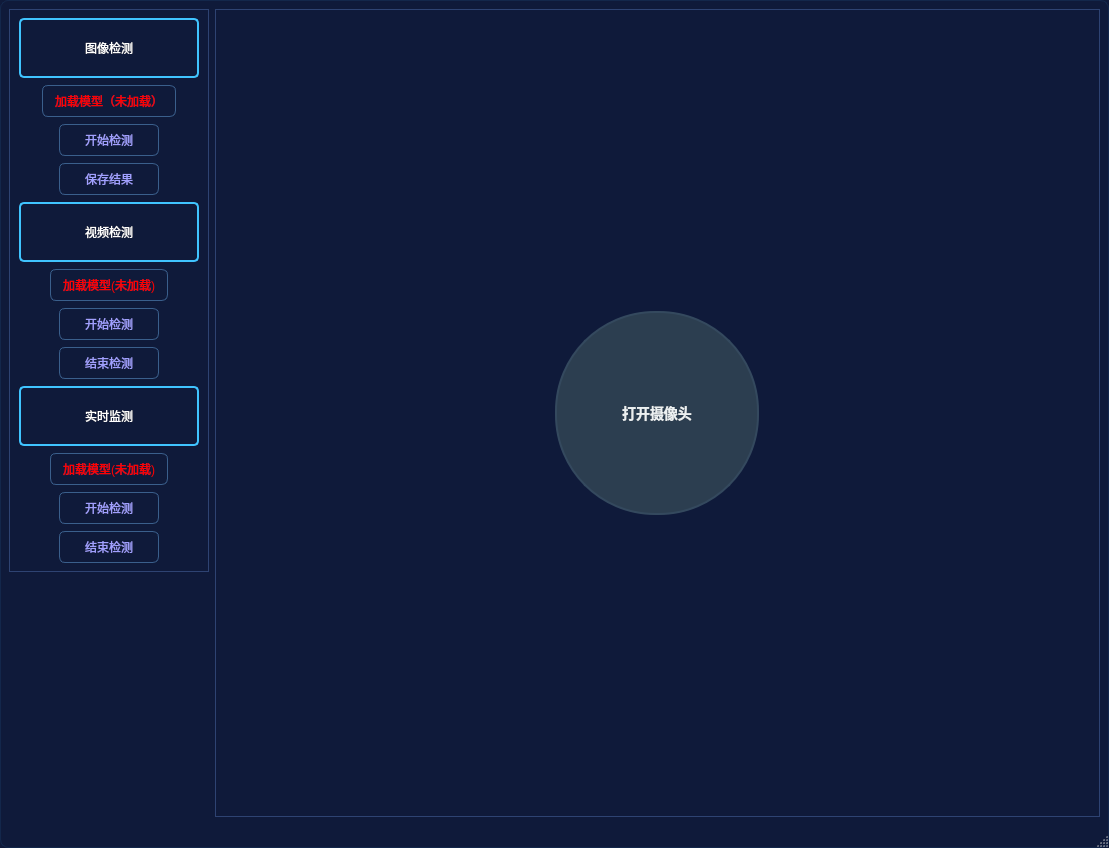
<?xml version="1.0" encoding="UTF-8"?>
<ui version="4.0">
 <class>MainWindow</class>
 <widget class="QMainWindow" name="MainWindow">
  <property name="geometry">
   <rect>
    <x>0</x>
    <y>0</y>
    <width>1109</width>
    <height>848</height>
   </rect>
  </property>
  <property name="sizePolicy">
   <sizepolicy hsizetype="Fixed" vsizetype="Fixed">
    <horstretch>0</horstretch>
    <verstretch>0</verstretch>
   </sizepolicy>
  </property>
  <property name="windowTitle">
   <string>MainWindow</string>
  </property>
  <property name="styleSheet">
   <string notr="true">#MainWindow {
    background-color: #0F1A3A;
    background-image: radial-gradient(circle, #1E3A8A 15%, transparent 15%),
                      radial-gradient(circle, #1E3A8A 15%, transparent 15%);
    background-position: 0 0, 20px 20px;
    border: 1px solid #13274B;
    border-radius: 8px;
            
}
#MainWindow::title {
    background-color: #0F1A3A;
            
}
#MainWindow:hover {
	    background-color: #13274B;
    border: 1px solid #1E3A8A;
}
#option {
border: 1px solid #2E4372;
}
#display {
border: 1px solid #2E4372;
}
#start_video {
	background-color: #2C3E50;
    border: 2px solid #34495E;
    border-radius: 100px;
    color: #ECF0F1;
    font-size: 14px;
    font-weight: bold;
    min-width: 200px;
    min-height: 200px;
    text-align: center;
    qproperty-iconSize: 32px;
}
#start_video:hover {
    background-color: #34495E;
    border: 2px solid #2C3E50;
}
#start_video:pressed {
    background-color: #1F2B38;
    border: 2px solid #2C3E50;
}

#select_image {
	background-color: #2C3E50;
    border: 2px solid #34495E;
    border-radius: 8px;
    color: #ECF0F1;
    font-size: 14px;
    font-weight: bold;
    padding: 12px 24px;
    min-width: 100px;
    min-height: 100px;
    text-align: center;
    qproperty-iconSize: 32px;
}
#select_image:hover {
    background-color: #34495E;
    border: 2px solid #2C3E50;
}
#select_image:pressed {
    background-color: #1F2B38;
    border: 2px solid #2C3E50;
}

#select_foler {
	background-color: #2C3E50;
    border: 2px solid #34495E;
    border-radius: 8px;
    color: #ECF0F1;
    font-size: 14px;
    font-weight: bold;
    padding: 12px 24px;
    min-width: 100px;
    min-height: 100px;
    text-align: center;
    qproperty-iconSize: 32px;
}
#select_foler:hover {
    background-color: #34495E;
    border: 2px solid #2C3E50;
}

#select_foler:pressed {
    background-color: #1F2B38;
    border: 2px solid #2C3E50;
}

#select_video {
	background-color: #2C3E50;
    border: 2px solid #34495E;
    border-radius: 8px;
    color: #ECF0F1;
    font-size: 14px;
    font-weight: bold;
    padding: 12px 24px;
    min-width: 100px;
    min-height: 100px;
    text-align: center;
    qproperty-iconSize: 32px;
}
#select_video:hover {
    background-color: #34495E;
    border: 2px solid #2C3E50;
}

#select_video:pressed {
    background-color: #1F2B38;
    border: 2px solid #2C3E50;
}

#image_button {
            background-color: qlineargradient(
                x1:0, y1:0, x2:1, y2:0,
                stop:0 #1a237e, stop:0.3 #283593, stop:0.6 #3949ab, stop:1 #536dfe);
            color: #ffffff;
            border: 2px solid #40c4ff;
            border-radius: 5px;
            font: bold 16px 'Arial';
            padding: 10px 20px;
            text-transform: uppercase;
            
}
#image_button:hover {
	            background-color: qlineargradient(
                x1:0, y1:0, x2:1, y2:0,
                stop:0 #283593, stop:0.3 #3949ab, stop:0.6 #536dfe, stop:1 #7c4dff);
            border: 2px solid #64ffda;
}
#image_button:pressed {
	            background-color: qlineargradient(
                x1:0, y1:0, x2:1, y2:0,
                stop:0 #0d47a1, stop:1 #1a237e);
            border: 2px solid #00bcd4;
            padding: 12px 22px 8px 18px;
}
#video_button {
            background-color: qlineargradient(
                x1:0, y1:0, x2:1, y2:0,
                stop:0 #1a237e, stop:0.3 #283593, stop:0.6 #3949ab, stop:1 #536dfe);
            color: #ffffff;
            border: 2px solid #40c4ff;
            border-radius: 5px;
            font: bold 16px 'Arial';
            padding: 10px 20px;
            text-transform: uppercase;
            
}
#video_button:hover {
		            background-color: qlineargradient(
                x1:0, y1:0, x2:1, y2:0,
                stop:0 #283593, stop:0.3 #3949ab, stop:0.6 #536dfe, stop:1 #7c4dff);
            border: 2px solid #64ffda;
}
#video_button:pressed {
	            background-color: qlineargradient(
                x1:0, y1:0, x2:1, y2:0,
                stop:0 #0d47a1, stop:1 #1a237e);
            border: 2px solid #00bcd4;
            padding: 12px 22px 8px 18px;
}
#moniter_button {
            background-color: qlineargradient(
                x1:0, y1:0, x2:1, y2:0,
                stop:0 #1a237e, stop:0.3 #283593, stop:0.6 #3949ab, stop:1 #536dfe);
            color: #ffffff;
            border: 2px solid #40c4ff;
            border-radius: 5px;
            font: bold 16px 'Arial';
            padding: 10px 20px;
            text-transform: uppercase;
            
}
#moniter_button:hover {
            background-color: qlineargradient(
                x1:0, y1:0, x2:1, y2:0,
                stop:0 #283593, stop:0.3 #3949ab, stop:0.6 #536dfe, stop:1 #7c4dff);
            border: 2px solid #64ffda;
}
#moniter_button:pressed {
            background-color: qlineargradient(
                x1:0, y1:0, x2:1, y2:0,
                stop:0 #0d47a1, stop:1 #1a237e);
            border: 2px solid #00bcd4;
            padding: 12px 22px 8px 18px;
}

#image_start {
	        background-color: qlineargradient(
                x1:0, y1:0, x2:1, y2:0,
                stop:0 #1a1a2f, stop:0.5 #16213e, stop:1 #1a237e);
            color: #a0a0ff;
            border: 1px solid #3a5f8c;
            border-radius: 6px;
            font: bold 12px 'Consolas';
            padding: 6px 12px;
            text-transform: uppercase;
            
}
#image_start:hover {
	            background-color: qlineargradient(
                x1:0, y1:0, x2:1, y2:0,
                stop:0 #16213e, stop:1 #283593);
            border: 1px solid #4a7faf;

}
#image_start:pressed {
	            background-color: qlineargradient(
                x1:0, y1:0, x2:1, y2:1,
                stop:0 #0f172a, stop:1 #1a1a2f);
            border: 1px solid #2d4d6b;

            padding: 7px 13px 5px 11px;
}
#image_load {
	        background-color: qlineargradient(
                x1:0, y1:0, x2:1, y2:0,
                stop:0 #1a1a2f, stop:0.5 #16213e, stop:1 #1a237e);
            color: red;
            border: 1px solid #3a5f8c;
            border-radius: 6px;
            font: bold 12px 'Consolas';
            padding: 6px 12px;
            text-transform: uppercase;
            
}
#image_load:hover {
	            background-color: qlineargradient(
                x1:0, y1:0, x2:1, y2:0,
                stop:0 #16213e, stop:1 #283593);
            border: 1px solid #4a7faf;

}
#image_load:pressed {
	            background-color: qlineargradient(
                x1:0, y1:0, x2:1, y2:1,
                stop:0 #0f172a, stop:1 #1a1a2f);
            border: 1px solid #2d4d6b;

            padding: 7px 13px 5px 11px;
}
#video_load {
	        background-color: qlineargradient(
                x1:0, y1:0, x2:1, y2:0,
                stop:0 #1a1a2f, stop:0.5 #16213e, stop:1 #1a237e);
            color: red;
            border: 1px solid #3a5f8c;
            border-radius: 6px;
            font: bold 12px 'Consolas';
            padding: 6px 12px;
            text-transform: uppercase;
            
}
#video_load:hover {
	            background-color: qlineargradient(
                x1:0, y1:0, x2:1, y2:0,
                stop:0 #16213e, stop:1 #283593);
            border: 1px solid #4a7faf;

}
#video_load:pressed {
	            background-color: qlineargradient(
                x1:0, y1:0, x2:1, y2:1,
                stop:0 #0f172a, stop:1 #1a1a2f);
            border: 1px solid #2d4d6b;

            padding: 7px 13px 5px 11px;
}
#moniter_load {
	        background-color: qlineargradient(
                x1:0, y1:0, x2:1, y2:0,
                stop:0 #1a1a2f, stop:0.5 #16213e, stop:1 #1a237e);
            color: red;
            border: 1px solid #3a5f8c;
            border-radius: 6px;
            font: bold 12px 'Consolas';
            padding: 6px 12px;
            text-transform: uppercase;
            
}
#moniter_load:hover {
	            background-color: qlineargradient(
                x1:0, y1:0, x2:1, y2:0,
                stop:0 #16213e, stop:1 #283593);
            border: 1px solid #4a7faf;

}
#moniter_load:pressed {
	            background-color: qlineargradient(
                x1:0, y1:0, x2:1, y2:1,
                stop:0 #0f172a, stop:1 #1a1a2f);
            border: 1px solid #2d4d6b;
            padding: 7px 13px 5px 11px;
}
#video_start {
	        background-color: qlineargradient(
                x1:0, y1:0, x2:1, y2:0,
                stop:0 #1a1a2f, stop:0.5 #16213e, stop:1 #1a237e);
            color: #a0a0ff;
            border: 1px solid #3a5f8c;
            border-radius: 6px;
            font: bold 12px 'Consolas';
            padding: 6px 12px;
            text-transform: uppercase;

}
#video_start:hover {
	            background-color: qlineargradient(
                x1:0, y1:0, x2:1, y2:0,
                stop:0 #16213e, stop:1 #283593);
            border: 1px solid #4a7faf;


}
#video_start:pressed {
	            background-color: qlineargradient(
                x1:0, y1:0, x2:1, y2:1,
                stop:0 #0f172a, stop:1 #1a1a2f);
            border: 1px solid #2d4d6b;
            padding: 7px 13px 5px 11px;
}
#moniter_start {

	        background-color: qlineargradient(
                x1:0, y1:0, x2:1, y2:0,
                stop:0 #1a1a2f, stop:0.5 #16213e, stop:1 #1a237e);
            color: #a0a0ff;
            border: 1px solid #3a5f8c;
            border-radius: 6px;
            font: bold 12px 'Consolas';
            padding: 6px 12px;
            text-transform: uppercase;
            
}
#moniter_start:hover {
	            background-color: qlineargradient(
                x1:0, y1:0, x2:1, y2:0,
                stop:0 #16213e, stop:1 #283593);
            border: 1px solid #4a7faf;

}
#moniter_start:pressed {
	            background-color: qlineargradient(
                x1:0, y1:0, x2:1, y2:1,
                stop:0 #0f172a, stop:1 #1a1a2f);
            border: 1px solid #2d4d6b;
            padding: 7px 13px 5px 11px;
}
#image_save {

	        background-color: qlineargradient(
                x1:0, y1:0, x2:1, y2:0,
                stop:0 #1a1a2f, stop:0.5 #16213e, stop:1 #1a237e);
            color: #a0a0ff;
            border: 1px solid #3a5f8c;
            border-radius: 6px;
            font: bold 12px 'Consolas';
            padding: 6px 12px;
            text-transform: uppercase;
            
}
#image_save:hover {
	            background-color: qlineargradient(
                x1:0, y1:0, x2:1, y2:0,
                stop:0 #16213e, stop:1 #283593);
            border: 1px solid #4a7faf;

}
#image_save:pressed {
	            background-color: qlineargradient(
                x1:0, y1:0, x2:1, y2:1,
                stop:0 #0f172a, stop:1 #1a1a2f);
            border: 1px solid #2d4d6b;
            padding: 7px 13px 5px 11px;
}
#video_end {

	        background-color: qlineargradient(
                x1:0, y1:0, x2:1, y2:0,
                stop:0 #1a1a2f, stop:0.5 #16213e, stop:1 #1a237e);
            color: #a0a0ff;
            border: 1px solid #3a5f8c;
            border-radius: 6px;
            font: bold 12px 'Consolas';
            padding: 6px 12px;
            text-transform: uppercase;
            
}
#video_end:hover {
	            background-color: qlineargradient(
                x1:0, y1:0, x2:1, y2:0,
                stop:0 #16213e, stop:1 #283593);
            border: 1px solid #4a7faf;

}
#video_end:pressed {
	            background-color: qlineargradient(
                x1:0, y1:0, x2:1, y2:1,
                stop:0 #0f172a, stop:1 #1a1a2f);
            border: 1px solid #2d4d6b;
            padding: 7px 13px 5px 11px;
}
#moniter_end {

	        background-color: qlineargradient(
                x1:0, y1:0, x2:1, y2:0,
                stop:0 #1a1a2f, stop:0.5 #16213e, stop:1 #1a237e);
            color: #a0a0ff;
            border: 1px solid #3a5f8c;
            border-radius: 6px;
            font: bold 12px 'Consolas';
            padding: 6px 12px;
            text-transform: uppercase;
            
}
#moniter_end:hover {
	            background-color: qlineargradient(
                x1:0, y1:0, x2:1, y2:0,
                stop:0 #16213e, stop:1 #283593);
            border: 1px solid #4a7faf;

}
#moniter_end:pressed {
	         background-color: qlineargradient(
                x1:0, y1:0, x2:1, y2:1,
                stop:0 #0f172a, stop:1 #1a1a2f);
            border: 1px solid #2d4d6b;
            padding: 7px 13px 5px 11px;
}
#bow_head {
	color: rgb(0, 255, 0);
	margin: 10px;
}
#turn_head {
	color: rgb(255, 0, 0);
	margin: 10px;
}
#discuss {
	color: rgb(0, 0, 255);
	margin: 10px;
}
#talk {
	color: rgb(255, 255, 0);
	margin: 10px;
}
#hand_rise {
	color: rgb(0, 255, 255);
	margin: 10px;
}
#write {
	color: rgb(255, 0, 255);
	margin: 10px;
}
#use_phone {
	color: rgb(128, 0, 128);
	margin: 10px;
}
#reading {
	color: rgb(255, 165, 0);
	margin: 10px;
}
#lean_table {
	color: rgb(0, 128, 128);
	margin: 10px;
}
#stand {
	color: rgb(128, 128, 0);
	margin: 10px;
}</string>
  </property>
  <widget class="QWidget" name="centralwidget">
   <layout class="QHBoxLayout" name="horizontalLayout_2">
    <item>
     <layout class="QHBoxLayout" name="horizontalLayout" stretch="1,5">
      <item alignment="Qt::AlignTop">
       <widget class="QWidget" name="option" native="true">
        <property name="sizePolicy">
         <sizepolicy hsizetype="Preferred" vsizetype="Fixed">
          <horstretch>0</horstretch>
          <verstretch>0</verstretch>
         </sizepolicy>
        </property>
        <property name="layoutDirection">
         <enum>Qt::LeftToRight</enum>
        </property>
        <property name="styleSheet">
         <string notr="true"/>
        </property>
        <layout class="QVBoxLayout" name="verticalLayout_2">
         <property name="leftMargin">
          <number>0</number>
         </property>
         <property name="rightMargin">
          <number>0</number>
         </property>
         <item>
          <layout class="QVBoxLayout" name="option_layout">
           <property name="spacing">
            <number>7</number>
           </property>
           <property name="leftMargin">
            <number>10</number>
           </property>
           <property name="rightMargin">
            <number>10</number>
           </property>
           <item alignment="Qt::AlignHCenter">
            <widget class="QPushButton" name="image_button">
             <property name="sizePolicy">
              <sizepolicy hsizetype="Fixed" vsizetype="Fixed">
               <horstretch>0</horstretch>
               <verstretch>0</verstretch>
              </sizepolicy>
             </property>
             <property name="minimumSize">
              <size>
               <width>180</width>
               <height>60</height>
              </size>
             </property>
             <property name="text">
              <string>图像检测</string>
             </property>
            </widget>
           </item>
           <item alignment="Qt::AlignHCenter">
            <widget class="QPushButton" name="image_load">
             <property name="sizePolicy">
              <sizepolicy hsizetype="Fixed" vsizetype="Fixed">
               <horstretch>0</horstretch>
               <verstretch>0</verstretch>
              </sizepolicy>
             </property>
             <property name="minimumSize">
              <size>
               <width>100</width>
               <height>0</height>
              </size>
             </property>
             <property name="styleSheet">
              <string notr="true"/>
             </property>
             <property name="text">
              <string>加载模型（未加载）</string>
             </property>
            </widget>
           </item>
           <item alignment="Qt::AlignHCenter">
            <widget class="QPushButton" name="image_start">
             <property name="sizePolicy">
              <sizepolicy hsizetype="Fixed" vsizetype="Fixed">
               <horstretch>0</horstretch>
               <verstretch>0</verstretch>
              </sizepolicy>
             </property>
             <property name="minimumSize">
              <size>
               <width>100</width>
               <height>0</height>
              </size>
             </property>
             <property name="text">
              <string>开始检测</string>
             </property>
            </widget>
           </item>
           <item alignment="Qt::AlignHCenter">
            <widget class="QPushButton" name="image_save">
             <property name="sizePolicy">
              <sizepolicy hsizetype="Fixed" vsizetype="Fixed">
               <horstretch>0</horstretch>
               <verstretch>0</verstretch>
              </sizepolicy>
             </property>
             <property name="minimumSize">
              <size>
               <width>100</width>
               <height>0</height>
              </size>
             </property>
             <property name="text">
              <string>保存结果</string>
             </property>
            </widget>
           </item>
           <item alignment="Qt::AlignHCenter">
            <widget class="QPushButton" name="video_button">
             <property name="sizePolicy">
              <sizepolicy hsizetype="Fixed" vsizetype="Fixed">
               <horstretch>0</horstretch>
               <verstretch>0</verstretch>
              </sizepolicy>
             </property>
             <property name="minimumSize">
              <size>
               <width>180</width>
               <height>60</height>
              </size>
             </property>
             <property name="text">
              <string>视频检测</string>
             </property>
            </widget>
           </item>
           <item alignment="Qt::AlignHCenter">
            <widget class="QPushButton" name="video_load">
             <property name="sizePolicy">
              <sizepolicy hsizetype="Fixed" vsizetype="Fixed">
               <horstretch>0</horstretch>
               <verstretch>0</verstretch>
              </sizepolicy>
             </property>
             <property name="minimumSize">
              <size>
               <width>100</width>
               <height>0</height>
              </size>
             </property>
             <property name="text">
              <string>加载模型(未加载)</string>
             </property>
            </widget>
           </item>
           <item alignment="Qt::AlignHCenter">
            <widget class="QPushButton" name="video_start">
             <property name="sizePolicy">
              <sizepolicy hsizetype="Fixed" vsizetype="Fixed">
               <horstretch>0</horstretch>
               <verstretch>0</verstretch>
              </sizepolicy>
             </property>
             <property name="minimumSize">
              <size>
               <width>100</width>
               <height>0</height>
              </size>
             </property>
             <property name="text">
              <string>开始检测</string>
             </property>
            </widget>
           </item>
           <item alignment="Qt::AlignHCenter">
            <widget class="QPushButton" name="video_end">
             <property name="sizePolicy">
              <sizepolicy hsizetype="Fixed" vsizetype="Fixed">
               <horstretch>0</horstretch>
               <verstretch>0</verstretch>
              </sizepolicy>
             </property>
             <property name="minimumSize">
              <size>
               <width>100</width>
               <height>0</height>
              </size>
             </property>
             <property name="text">
              <string>结束检测</string>
             </property>
            </widget>
           </item>
           <item alignment="Qt::AlignHCenter">
            <widget class="QPushButton" name="moniter_button">
             <property name="sizePolicy">
              <sizepolicy hsizetype="Fixed" vsizetype="Fixed">
               <horstretch>0</horstretch>
               <verstretch>0</verstretch>
              </sizepolicy>
             </property>
             <property name="minimumSize">
              <size>
               <width>180</width>
               <height>60</height>
              </size>
             </property>
             <property name="text">
              <string>实时监测</string>
             </property>
            </widget>
           </item>
           <item alignment="Qt::AlignHCenter">
            <widget class="QPushButton" name="moniter_load">
             <property name="sizePolicy">
              <sizepolicy hsizetype="Fixed" vsizetype="Fixed">
               <horstretch>0</horstretch>
               <verstretch>0</verstretch>
              </sizepolicy>
             </property>
             <property name="minimumSize">
              <size>
               <width>100</width>
               <height>0</height>
              </size>
             </property>
             <property name="text">
              <string>加载模型(未加载)</string>
             </property>
            </widget>
           </item>
           <item alignment="Qt::AlignHCenter">
            <widget class="QPushButton" name="moniter_start">
             <property name="sizePolicy">
              <sizepolicy hsizetype="Fixed" vsizetype="Fixed">
               <horstretch>0</horstretch>
               <verstretch>0</verstretch>
              </sizepolicy>
             </property>
             <property name="minimumSize">
              <size>
               <width>100</width>
               <height>0</height>
              </size>
             </property>
             <property name="text">
              <string>开始检测</string>
             </property>
            </widget>
           </item>
           <item alignment="Qt::AlignHCenter">
            <widget class="QPushButton" name="moniter_end">
             <property name="sizePolicy">
              <sizepolicy hsizetype="Fixed" vsizetype="Fixed">
               <horstretch>0</horstretch>
               <verstretch>0</verstretch>
              </sizepolicy>
             </property>
             <property name="minimumSize">
              <size>
               <width>100</width>
               <height>0</height>
              </size>
             </property>
             <property name="text">
              <string>结束检测</string>
             </property>
             <property name="checkable">
              <bool>false</bool>
             </property>
             <property name="autoExclusive">
              <bool>false</bool>
             </property>
            </widget>
           </item>
          </layout>
         </item>
        </layout>
       </widget>
      </item>
      <item>
       <widget class="QWidget" name="display" native="true">
        <property name="styleSheet">
         <string notr="true"/>
        </property>
        <layout class="QVBoxLayout" name="verticalLayout_4">
         <item>
          <layout class="QVBoxLayout" name="display_layout">
           <item>
            <widget class="QStackedWidget" name="stack_display">
             <property name="currentIndex">
              <number>2</number>
             </property>
             <widget class="QWidget" name="page_0">
              <property name="styleSheet">
               <string notr="true"/>
              </property>
              <layout class="QHBoxLayout" name="horizontalLayout_4">
               <item>
                <layout class="QHBoxLayout" name="image_layout">
                 <item>
                  <spacer name="horizontalSpacer_2">
                   <property name="orientation">
                    <enum>Qt::Horizontal</enum>
                   </property>
                   <property name="sizeHint" stdset="0">
                    <size>
                     <width>40</width>
                     <height>20</height>
                    </size>
                   </property>
                  </spacer>
                 </item>
                 <item>
                  <widget class="QPushButton" name="select_image">
                   <property name="sizePolicy">
                    <sizepolicy hsizetype="Fixed" vsizetype="Fixed">
                     <horstretch>0</horstretch>
                     <verstretch>0</verstretch>
                    </sizepolicy>
                   </property>
                   <property name="minimumSize">
                    <size>
                     <width>152</width>
                     <height>128</height>
                    </size>
                   </property>
                   <property name="maximumSize">
                    <size>
                     <width>80</width>
                     <height>16777215</height>
                    </size>
                   </property>
                   <property name="text">
                    <string>选择图片</string>
                   </property>
                  </widget>
                 </item>
                 <item>
                  <spacer name="horizontalSpacer">
                   <property name="orientation">
                    <enum>Qt::Horizontal</enum>
                   </property>
                   <property name="sizeHint" stdset="0">
                    <size>
                     <width>40</width>
                     <height>20</height>
                    </size>
                   </property>
                  </spacer>
                 </item>
                 <item>
                  <widget class="QPushButton" name="select_foler">
                   <property name="sizePolicy">
                    <sizepolicy hsizetype="Fixed" vsizetype="Fixed">
                     <horstretch>0</horstretch>
                     <verstretch>0</verstretch>
                    </sizepolicy>
                   </property>
                   <property name="minimumSize">
                    <size>
                     <width>152</width>
                     <height>128</height>
                    </size>
                   </property>
                   <property name="maximumSize">
                    <size>
                     <width>80</width>
                     <height>16777215</height>
                    </size>
                   </property>
                   <property name="text">
                    <string>选择文件夹</string>
                   </property>
                  </widget>
                 </item>
                 <item>
                  <spacer name="horizontalSpacer_3">
                   <property name="orientation">
                    <enum>Qt::Horizontal</enum>
                   </property>
                   <property name="sizeHint" stdset="0">
                    <size>
                     <width>40</width>
                     <height>20</height>
                    </size>
                   </property>
                  </spacer>
                 </item>
                </layout>
               </item>
              </layout>
             </widget>
             <widget class="QWidget" name="page_1">
              <property name="styleSheet">
               <string notr="true"/>
              </property>
              <layout class="QVBoxLayout" name="verticalLayout_5">
               <item>
                <layout class="QVBoxLayout" name="verticalLayout_3">
                 <item alignment="Qt::AlignHCenter">
                  <widget class="QPushButton" name="select_video">
                   <property name="sizePolicy">
                    <sizepolicy hsizetype="Fixed" vsizetype="Fixed">
                     <horstretch>0</horstretch>
                     <verstretch>0</verstretch>
                    </sizepolicy>
                   </property>
                   <property name="minimumSize">
                    <size>
                     <width>152</width>
                     <height>128</height>
                    </size>
                   </property>
                   <property name="text">
                    <string>选择视频文件</string>
                   </property>
                  </widget>
                 </item>
                </layout>
               </item>
              </layout>
             </widget>
             <widget class="QWidget" name="page_2">
              <property name="styleSheet">
               <string notr="true"/>
              </property>
              <layout class="QVBoxLayout" name="verticalLayout">
               <item alignment="Qt::AlignHCenter">
                <widget class="QPushButton" name="start_video">
                 <property name="sizePolicy">
                  <sizepolicy hsizetype="Fixed" vsizetype="Fixed">
                   <horstretch>0</horstretch>
                   <verstretch>0</verstretch>
                  </sizepolicy>
                 </property>
                 <property name="minimumSize">
                  <size>
                   <width>204</width>
                   <height>204</height>
                  </size>
                 </property>
                 <property name="styleSheet">
                  <string notr="true"/>
                 </property>
                 <property name="text">
                  <string>打开摄像头</string>
                 </property>
                </widget>
               </item>
              </layout>
             </widget>
            </widget>
           </item>
          </layout>
         </item>
        </layout>
       </widget>
      </item>
     </layout>
    </item>
   </layout>
  </widget>
  <widget class="QStatusBar" name="statusbar"/>
  <action name="actionopen_image_folder">
   <property name="text">
    <string>打开图片文件</string>
   </property>
  </action>
  <action name="actionopen_image_file">
   <property name="text">
    <string>打开图片文件夹</string>
   </property>
  </action>
 </widget>
 <resources/>
 <connections/>
</ui>
